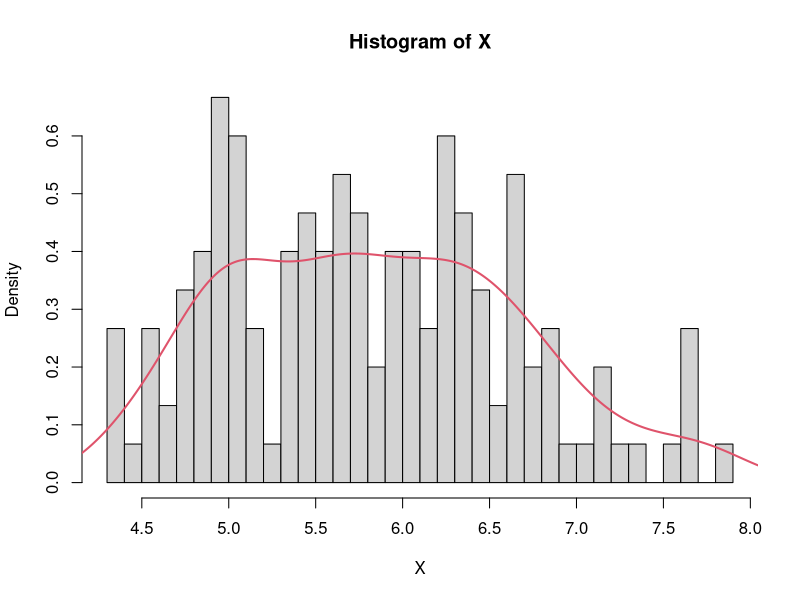
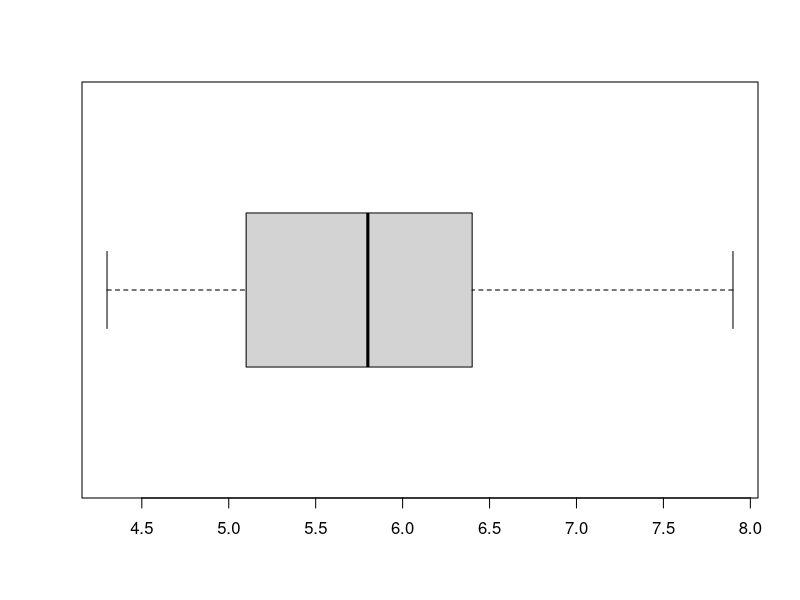
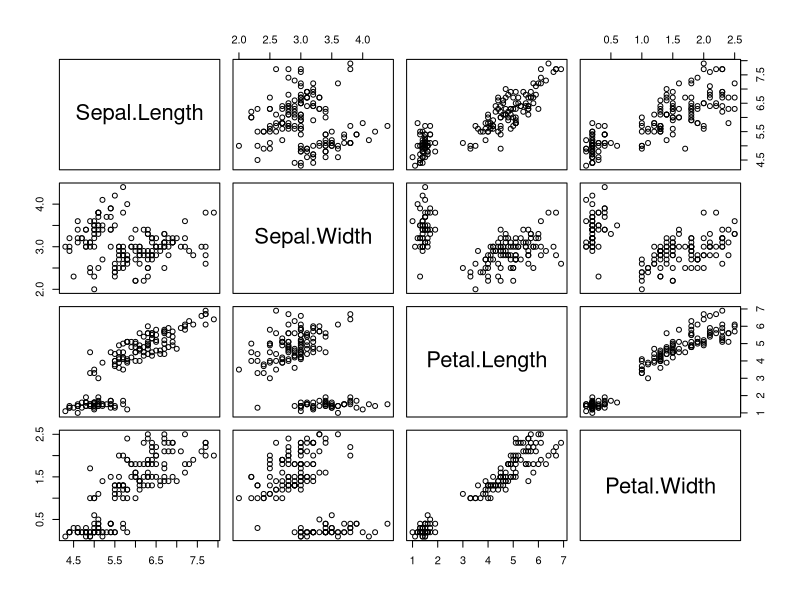
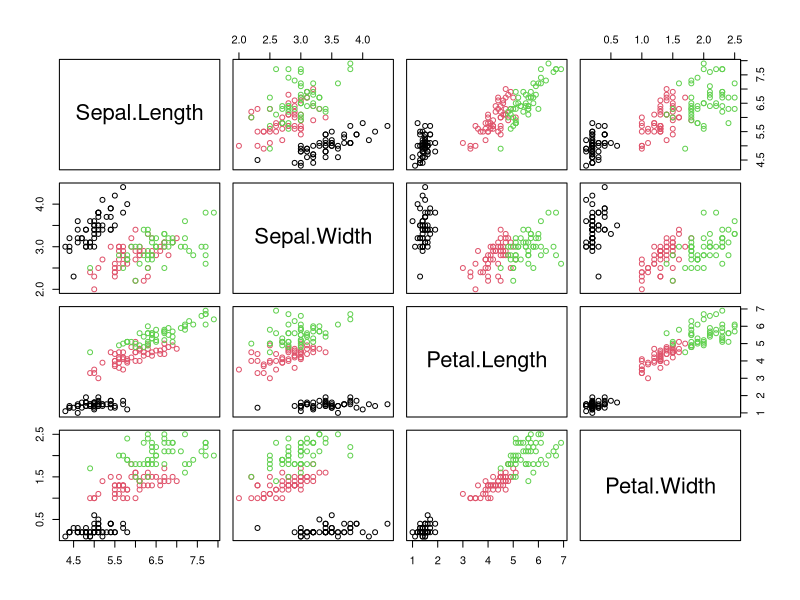

Source code (R) for these figures, in order: (Note: this script raises an error after producing the figures.)
#loading the data
data("iris")
X=iris$Sepal.Length
#plotting a histogram
hist(X,breaks=50,freq =FALSE)
lines(density(X),col=2,lwd=2)
#plotting a box plot
boxplot(X,horizontal = TRUE)
#scatter plot
plot(iris[,-5])
#correlation table
cor(iris[,-5])
#covariance table
cov(iris[,-5])
#scatter plot adding the category as a color 
plot(iris[,-5],col=as.numeric(iris$Species))
#calculating the mean of each column 
colMeans(iris[,-5])
#supervised classification
#LDA
library(MASS)
x=iris[,-5]
y=as.numeric(iris$Species)
f=lda(x,y)
f
#finding the number of observations 
n=nrow(x)
n
#splitting the data into learning and validation 
learn=sample(1:n,2/3*n)
#fitting the data to the model (learning)
f=lda(x[learn],y[learn])
f
#predicting using the lda model and the validation data 
ystar=predict(f,x[-learn,])
ystar
#calculating the error between the y validation and the y predicted by the LDA 
error=sum(ystar$class!=y[-learn]/length(ystar$class))
error

for (i in 1:10) {
 learn=sample(1:n,2/3*n) 
 f=lda(x[learn,],y[learn])
 ystar=predict(f,x[-learn,])
 err=sum(ystar$class!=y[-learn])/length(ystar$class)
 err
}

boxplot(err)







